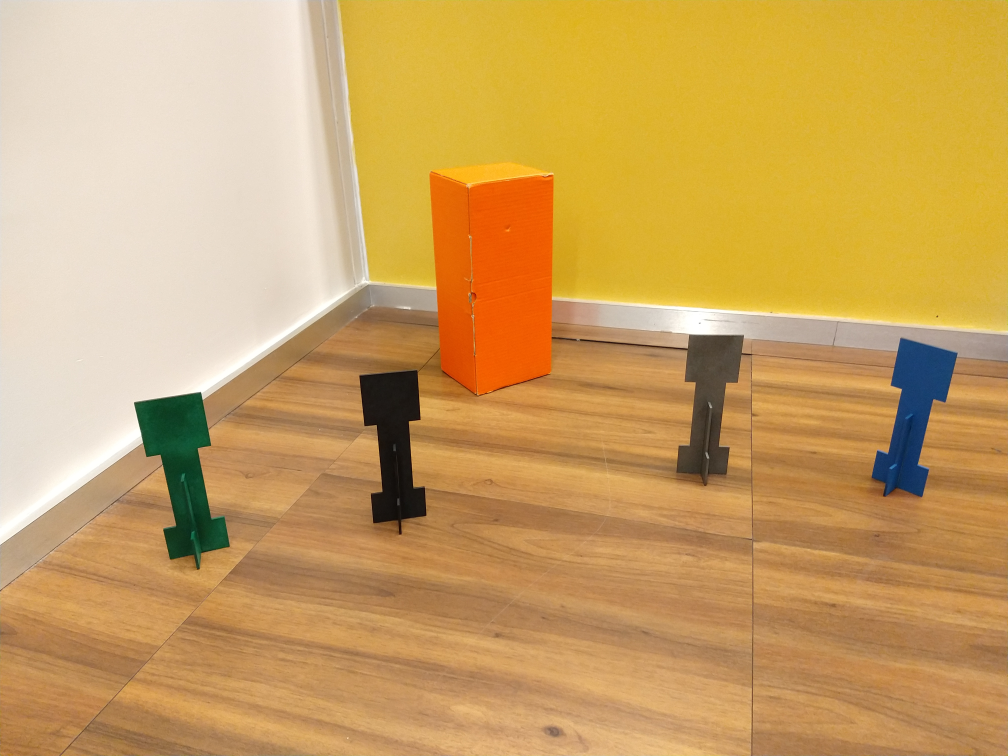
#> input picture aula01/cena_canto_sala.jpg, 4032 x 3024 px (shown at 1/4 size)
$ jupyter execute --allow-errors Atividade1_Visao.ipynb   (shell and % lines are left out)
#> lines starting #> are read from the running program, lines starting #| are printed output that depends on the picture
# Entregável 1 - visão computacional

[cell 1]
import cv2
from matplotlib import pyplot as plt
import numpy as np
import time as t
print("OpenCV Version : %s " % cv2.__version__)

# Equalização de histograma

[cell 2]
rintin = cv2.imread("RinTinTin.jpg")

#> (a cell that did not finish here is left out)

#> (a cell that did not finish here is left out)

#> (a cell that did not finish here is left out)

#> (a cell that did not finish here is left out)

#> (a cell that did not finish here is left out)

## Atividade 1

Realize as seguintes atividades:

1. O histograma fornecido aproveita bem as faixas de cores?
2. Crie uma imagem derivada da imagem fornecida que use melhor a faixa dinâmica, ou seja, tenha o valor dos seus pixels distribuídos entre `0` e `255`.
3. Plote a imagem pedida

Não, pois antes do 8 e dps do 58 não há valores

#> (a cell that did not finish here is left out)

#> (a cell that did not finish here is left out)

#> (a cell that did not finish here is left out)

#> (a cell that did not finish here is left out)

## Atividade 2

Leia com a OpenCV a figura abaixo:

Separe os canais  R e B das imagens e analise seus histogramas.

1. A partir dos canais R e B e da análise do histograma é possível identificar a caixa vermelha e o creeper azul?

1. Crie uma imagem numpy em que somente os pixels da caixa vermelha estão brancos e faça seu plot aqui. Você vai precisar usar manipulação de canais RGB. Use o [ExemploFor.ipynb](ExemploFor.ipynb) .

[cell 12]
canto = cv2.imread("cena_canto_sala.jpg")
#> canto is the input picture: shape (3024, 4032, 3); mean B, G, R 97.9, 161.9, 202.2

[cell 13]
canto_rgb = cv2.cvtColor(canto, cv2.COLOR_BGR2RGB)
plt.imshow(canto_rgb)

[cell 14]
canto_b = canto_rgb[:,:,2]
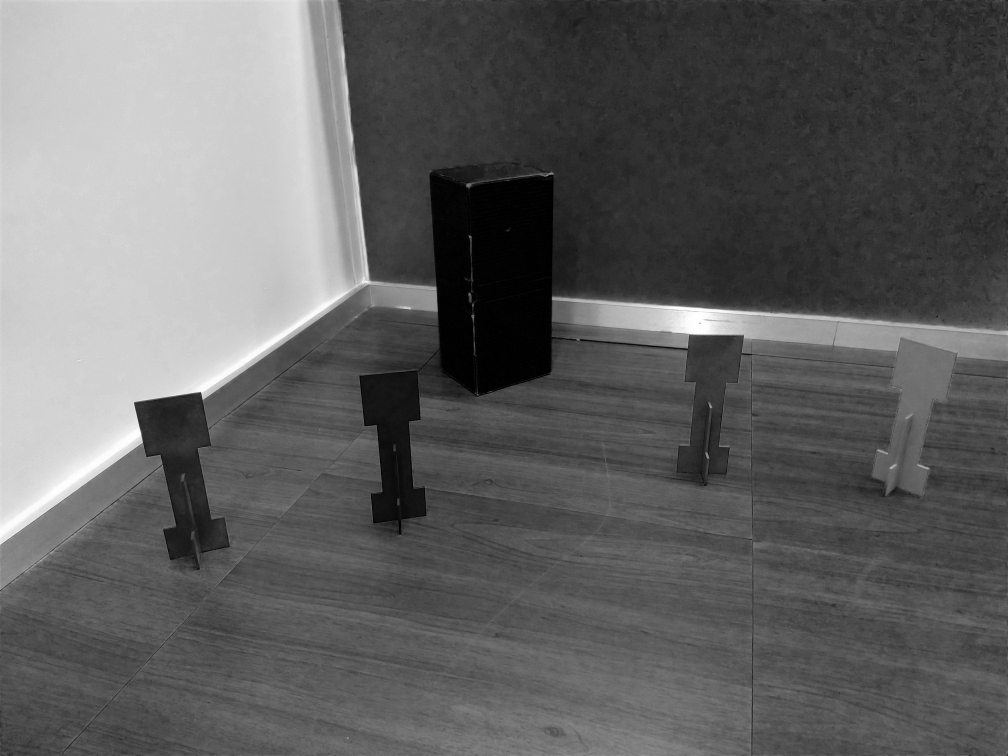
#> canto_b: shape (3024, 4032) (shown at 1/4 size); min 0, max 255, mean 97.9
plt.imshow(canto_b, cmap='Greys_r')

[cell 15]
canto_r = canto_rgb[:,:,0]
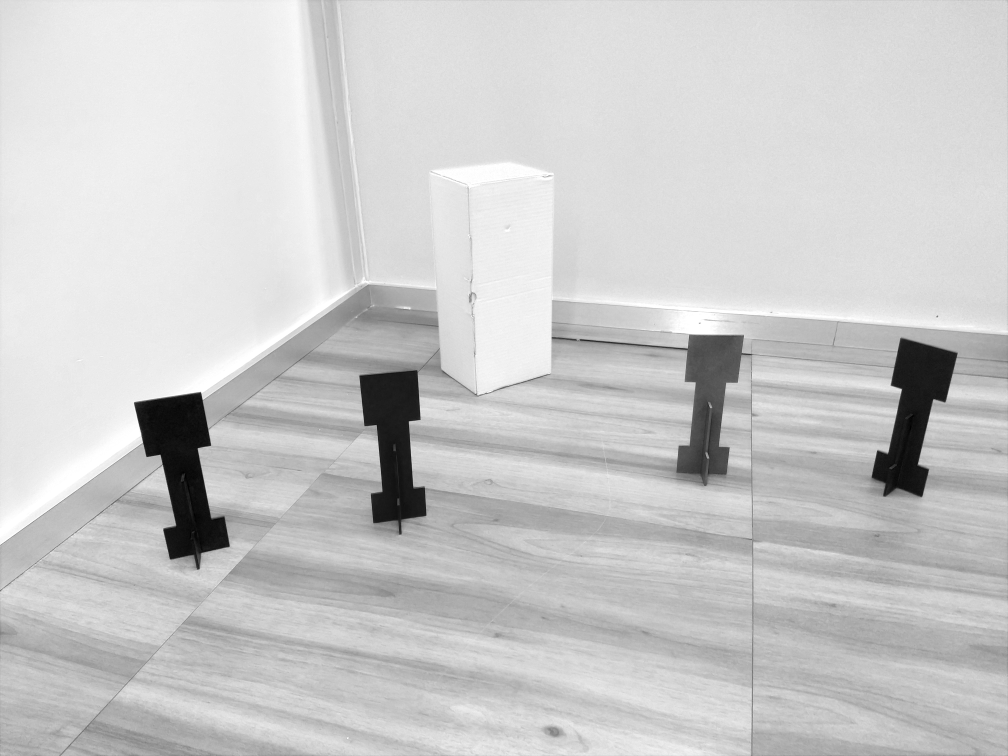
#> canto_r: shape (3024, 4032) (shown at 1/4 size); min 0, max 255, mean 202.2
plt.imshow(canto_r, cmap='Greys_r')

[cell 16]
canto_g = canto_rgb[:,:,1]
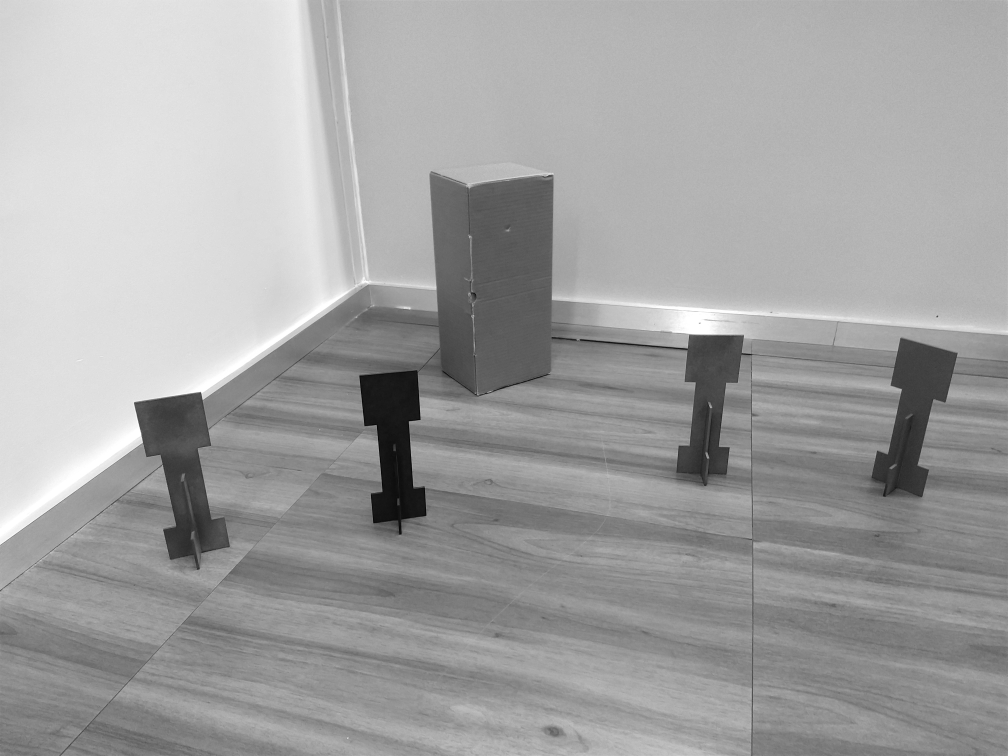
#> canto_g: shape (3024, 4032) (shown at 1/4 size); min 0, max 255, mean 161.9
plt.imshow(canto_g, cmap='Greys_r')

[cell 17]
hist,bins = np.histogram(canto_r.flatten(),256,[0,256])
#> hist = 256 values, max 370619 at index 221, min 134 at index 1, mean 47628; bins = 257 values from 0 to 256

cdf = hist.cumsum()
#> cdf = 256 values from 393 to 12192768
cdf_normalized = cdf * hist.max()/ cdf.max()
#> cdf_normalized = 256 values from 11.95 to 370619

plt.plot(cdf_normalized, color = 'b')
plt.hist(canto_r.flatten(),256,[0,256], color = 'r')
plt.xlim([0,256])
plt.legend(('cdf','histogram'), loc = 'upper left')
plt.show()
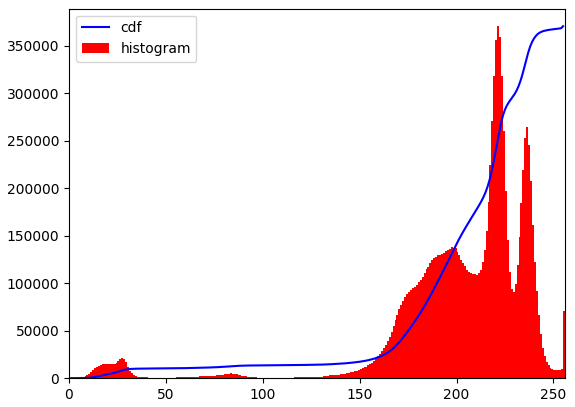
#> figure drawn by matplotlib, 1 panel; tallest bar 370619 high, from x = 221 to 222; curve peaks at x = 255, y = 370619

[cell 18]
hist,bins = np.histogram(canto_b.flatten(),256,[0,256])
#> hist = 256 values, max 223761 at index 208, min 65 at index 254, mean 47628

cdf = hist.cumsum()
#> cdf = 256 values from 143238 to 12192768
cdf_normalized = cdf * hist.max()/ cdf.max()
#> cdf_normalized = 256 values from 2628.7 to 223761

plt.plot(cdf_normalized, color = 'b')
plt.hist(canto_b.flatten(),256,[0,256], color = 'r')
plt.xlim([0,256])
plt.legend(('cdf','histogram'), loc = 'upper left')
plt.show()
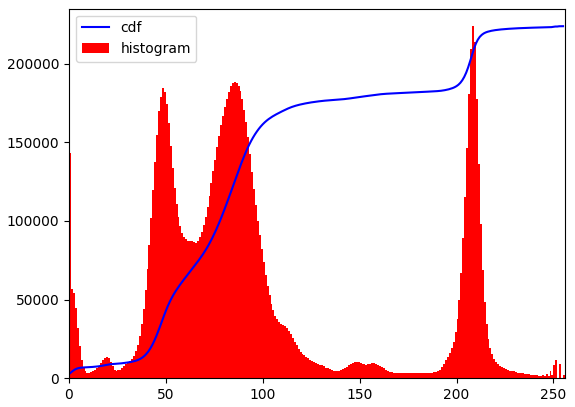
#> figure drawn by matplotlib, 1 panel; tallest bar 223761 high, from x = 208 to 209; curve peaks at x = 255, y = 223761

[cell 19]
hist,bins = np.histogram(canto_g.flatten(),256,[0,256])
#> hist = 256 values, max 331609 at index 180, min 137 at index 1, mean 47628

cdf = hist.cumsum()
#> cdf = 256 values from 1834 to 12192768
cdf_normalized = cdf * hist.max()/ cdf.max()
#> cdf_normalized = 256 values from 49.88 to 331609

plt.plot(cdf_normalized, color = 'b')
plt.hist(canto_g.flatten(),256,[0,256], color = 'r')
plt.xlim([0,256])
plt.legend(('cdf','histogram'), loc = 'upper left')
plt.show()
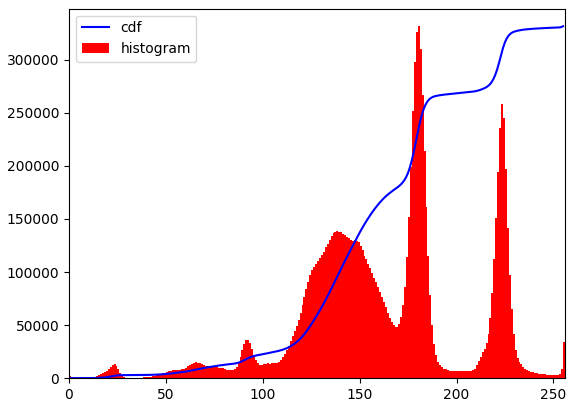
#> figure drawn by matplotlib, 1 panel; tallest bar 331609 high, from x = 180 to 181; curve peaks at x = 255, y = 331609
